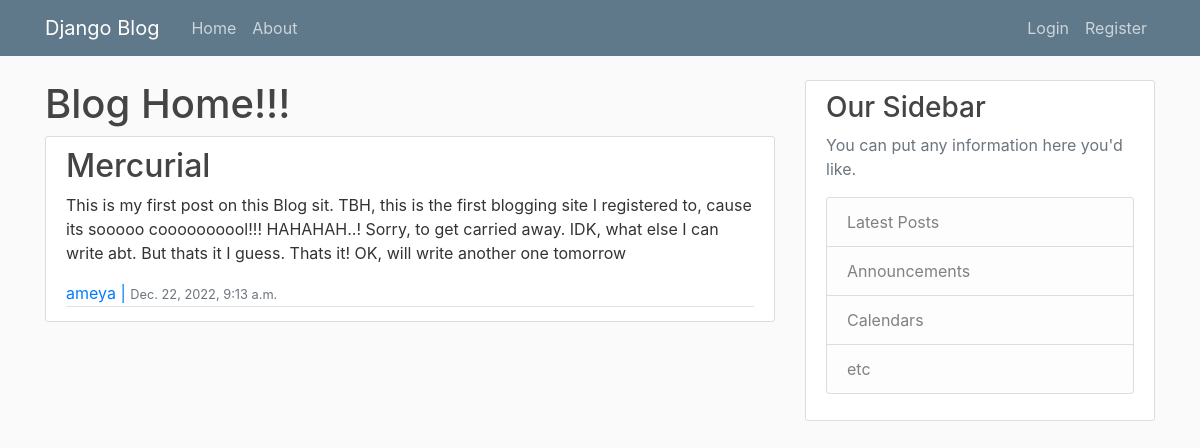
Screenshot of /blog/ with the database file from the repository.
### BlogApp/models.py (models this page shows, shortened)
class Post(models.Model):
    title = models.CharField(max_length = 100)
    content = models.TextField()
    date_created = models.DateTimeField(default=timezone.now) #on post creation, the default date and time in the timzeone will be set for the post.
    author = models.ForeignKey(User, on_delete=models.CASCADE) #User will have a one-many relation with Post

### BlogApp/views.py (the view)
# urls.py: path('',views.home, name='blog-home'),
def home(request):
    context = {'posts' : Post.objects.all()}
    return render(request, 'Blog/BlogHome.html', context)

### BlogApp/templates/Blog/BlogHome.html
{%extends "Blog/base.html"%}
{%block content%}
    <h1>Blog Home!!!</h1>
    {% for post in posts%}
    <article class="media content-section">
        <div class="media-body">
          <h2><a class="article-title" href="#">{{ post.title }}</a></h2>
          <p class="article-content">{{ post.content }}</p>
          <div class="article-metadata">
            <a class="mr-2" href="#">{{ post.author}} | <small class="text-muted">{{ post.date_created}}</small></a>
          </div>
        </div>
      </article>
    {%endfor%}
{%endblock content%}

### BlogApp/templates/Blog/base.html (shortened to what this page needs)
{%load static%}
<!DOCTYPE html>
<html lang="en">
<head>
    <link rel="stylesheet" href="https://cdn.jsdelivr.net/npm/bootstrap@4.0.0/dist/css/bootstrap.min.css">
    <link rel="stylesheet" href="{%static 'Blog/main.css'%}">
</head>
<body>
    <header class="site-header">
        <nav class="navbar navbar-expand-md navbar-dark bg-steel fixed-top">
          <div class="container">
            <a class="navbar-brand mr-4" href="/">Django Blog</a>
            <div class="collapse navbar-collapse" id="navbarToggle">
              <div class="navbar-nav mr-auto">
                <a class="nav-item nav-link" href="{%url 'blog-home'%}">Home</a>
                <a class="nav-item nav-link" href="{%url 'blog-about'%}">About</a>
              </div>
              <div class="navbar-nav">
                {% if user.is_authenticated%}
                <a class="nav-item nav-link" href="{%url 'logout'%}">Logout</a>
                {%else%}
                <a class="nav-item nav-link" href="{%url 'login'%}">Login</a>
                <a class="nav-item nav-link" href="{%url 'register'%}">Register</a>
                {%endif%}
              </div>
            </div>
          </div>
        </nav>
      </header>
      <main role="main" class="container">
        <div class="row">
          <div class="col-md-8">
            {% block content %}{% endblock %}
          </div>
          <div class="col-md-4">
            <div class="content-section">
              <h3>Our Sidebar</h3>
              <p class='text-muted'>You can put any information here you'd like.
                <ul class="list-group">
                  <li class="list-group-item list-group-item-light">Latest Posts</li>
                  <li class="list-group-item list-group-item-light">Announcements</li>
                  <li class="list-group-item list-group-item-light">Calendars</li>
                  <li class="list-group-item list-group-item-light">etc</li>
                </ul>
              </p>
            </div>
          </div>
        </div>
      </main>
      <div class="col-md-8">
      </div>
</body>
</html>

### BlogApp/static/Blog/main.css (style rules this page uses)
body { background: #fafafa; color: #333333; margin-top: 5rem; }
h1, h2, h3, h4, h5, h6 { color: #444444; }
ul { margin: 0; }
.bg-steel { background-color: #5f788a; }
.site-header .navbar-nav .nav-link { color: #cbd5db; }
.content-section { background: #ffffff; padding: 10px 20px; border: 1px solid #dddddd; border-radius: 3px; margin-bottom: 20px; }
.article-title { color: #444444; }
.article-content { white-space: pre-line; }
.article-metadata { padding-bottom: 1px; margin-bottom: 4px; border-bottom: 1px solid #e3e3e3 }

### rows the page displays
Post: title "Mercurial", content "This is my first post on this Blog sit. TBH, this is the first blogging site I registered to, cause its sooooo coooooooool!!! HAHAHAH..! Sorry, to get carried away. IDK, what else I can write abt. But thats it I guess. Thats it! OK, will write another one tomorrow", author "ameya", date_created "Dec. 22, 2022, 9:13 a.m."
